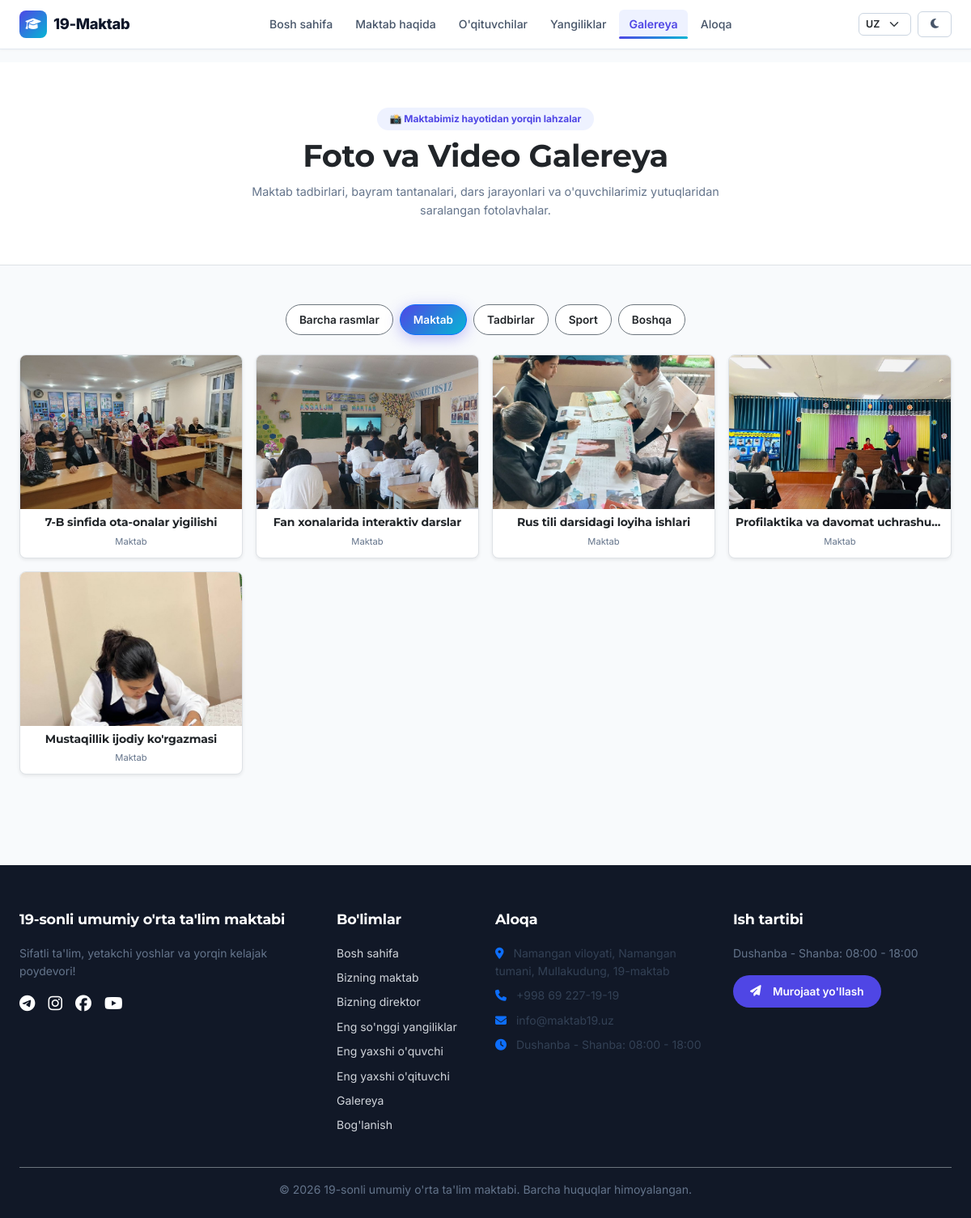
The page /gallery/?category=school on the database its author committed.
### apps/core/models.py (models this page shows, shortened)
class GalleryImage(models.Model):
    CATEGORY_CHOICES = [
        ('school', 'Maktab'),
        ('events', 'Tadbirlar'),
        ('sports', 'Sport'),
        ('other', 'Boshqa'),
    ]
    title = models.CharField(max_length=200, verbose_name="Rasm nomi")
    image = models.ImageField(upload_to='gallery/', verbose_name="Rasm fayli")
    category = models.CharField(max_length=50, choices=CATEGORY_CHOICES, default='school', verbose_name="Kategoriya")
    order = models.PositiveIntegerField(default=0, verbose_name="Tartib raqami")
    is_active = models.BooleanField(default=True, verbose_name="Faol")
    created_at = models.DateTimeField(auto_now_add=True, verbose_name="Yuklangan vaqti")
    class Meta:
        verbose_name = 'Galereya rasmi'
        verbose_name_plural = 'Galereya rasmlari'
        ordering = ['order', '-created_at']

class SiteSettings(models.Model):
    school_name = models.CharField(max_length=200, verbose_name="Maktab nomi (UZ)")
    school_name_ru = models.CharField(max_length=200, blank=True, verbose_name="Maktab nomi (RU)")
    school_name_en = models.CharField(max_length=200, blank=True, verbose_name="Maktab nomi (EN)")
    tagline = models.CharField(max_length=300, blank=True, verbose_name="Shior (UZ)")
    tagline_ru = models.CharField(max_length=300, blank=True, verbose_name="Shior (RU)")
    tagline_en = models.CharField(max_length=300, blank=True, verbose_name="Shior (EN)")
    hero_image = models.ImageField(upload_to='site/', blank=True, null=True, verbose_name="Bosh sahifa rasmi")
    about_text = models.TextField(blank=True, verbose_name="Maktab haqida (UZ)")
    about_text_ru = models.TextField(blank=True, verbose_name="Maktab haqida (RU)")
    about_text_en = models.TextField(blank=True, verbose_name="Maktab haqida (EN)")
    director_name = models.CharField(max_length=200, blank=True, verbose_name="Direktor F.I.Sh")
    director_message = models.TextField(blank=True, verbose_name="Direktor murojaati")
    director_photo = models.ImageField(upload_to='director/', blank=True, null=True, verbose_name="Direktor rasmi")
    phone = models.CharField(max_length=50, blank=True, verbose_name="Telefon raqam")
    email = models.EmailField(blank=True, verbose_name="Elektron pochta")
    address = models.TextField(blank=True, verbose_name="Manzil (UZ)")
    address_ru = models.TextField(blank=True, verbose_name="Manzil (RU)")
    address_en = models.TextField(blank=True, verbose_name="Manzil (EN)")
    working_hours = models.CharField(max_length=200, blank=True, verbose_name="Ish vaqti")
    facebook_url = models.URLField(blank=True, verbose_name="Facebook havolasi")
    telegram_url = models.URLField(blank=True, verbose_name="Telegram havolasi")
    instagram_url = models.URLField(blank=True, verbose_name="Instagram havolasi")
    youtube_url = models.URLField(blank=True, verbose_name="YouTube havolasi")
    primary_color = models.CharField(max_length=7, default='#4F46E5', verbose_name="Asosiy rang")
    secondary_color = models.CharField(max_length=7, default='#06B6D4', verbose_name="Qo'shimcha rang")
    accent_color = models.CharField(max_length=7, default='#FACC15', verbose_name="Urg'u rangi")
    class Meta:
        verbose_name = 'Sayt sozlamalari'
        verbose_name_plural = 'Sayt sozlamalari'
    @property
    def localized_name(self):
        lang = get_language() or 'uz'
        if lang.startswith('ru') and self.school_name_ru:
            return self.school_name_ru
        if lang.startswith('en') and self.school_name_en:
            return self.school_name_en
        return self.school_name
    @property
    def localized_tagline(self):
        lang = get_language() or 'uz'
        if lang.startswith('ru') and self.tagline_ru:
            return self.tagline_ru
        if lang.startswith('en') and self.tagline_en:
            return self.tagline_en
        return self.tagline
    @property
    def localized_address(self):
        lang = get_language() or 'uz'
        if lang.startswith('ru') and self.address_ru:
            return self.address_ru
        if lang.startswith('en') and self.address_en:
            return self.address_en
        return self.address

### apps/core/views.py (the view)
# urls.py: path('gallery/', views.gallery_view, name='gallery'),
def gallery_view(request):
    category = request.GET.get('category', 'all')
    images = GalleryImage.objects.filter(is_active=True)
    if category and category != 'all':
        images = images.filter(category=category)
    images = images.order_by('order', '-created_at')
    context = {
        'images': images,
        'current_category': category,
        'categories': GalleryImage.CATEGORY_CHOICES,
    }
    return render(request, 'gallery.html', context)

### templates/gallery.html (shortened to what this page needs)
{% extends 'base.html' %}
{% load i18n static %}
{% block content %}
<section class="py-5 bg-white border-bottom text-center">
  <div class="container py-2">
    <span class="badge rounded-pill px-3 py-2 mb-2" style="background:#EEF2FF; color:var(--primary,#4F46E5); font-weight:700; font-size:0.75rem;">
      📸 {% trans "Maktabimiz hayotidan yorqin lahzalar" %}
    </span>
    <h1 class="fw-bold mb-2 text-dark" style="font-size:clamp(1.6rem, 3.5vw, 2.4rem);">
      {% trans "Foto va Video Galereya" %}
    </h1>
    <p class="text-muted mx-auto mb-0" style="max-width:620px; font-size:0.9rem;">
      {% trans "Maktab tadbirlari, bayram tantanalari, dars jarayonlari va o'quvchilarimiz yutuqlaridan saralangan fotolavhalar." %}
    </p>
  </div>
</section>
<section class="py-5" style="background:#F8FAFC;">
  <div class="container">
    <div class="d-flex flex-wrap justify-content-center gap-2 mb-4">
      <a href="{% url 'gallery' %}"
         class="btn btn-sm rounded-pill px-3 py-2 fw-semibold {% if current_category == 'all' or not current_category %}btn-primary text-white{% else %}btn-outline-secondary bg-white text-dark{% endif %}">
        {% trans "Barcha rasmlar" %}
      </a>
      {% for slug, name in categories %}
      <a href="{% url 'gallery' %}?category={{ slug }}"
         class="btn btn-sm rounded-pill px-3 py-2 fw-semibold {% if current_category == slug %}btn-primary text-white{% else %}btn-outline-secondary bg-white text-dark{% endif %}">
        {{ name }}
      </a>
      {% endfor %}
    </div>
    <div class="row g-3">
      {% for item in images %}
      <div class="col-6 col-md-4 col-lg-3">
        <div class="gallery-card rounded-3 overflow-hidden shadow-sm bg-white border h-100 position-relative group">
          <div style="height: 190px; overflow:hidden;">
            <img src="{{ item.image.url }}" alt="{{ item.title }}"
                 class="w-100 h-100 object-fit-cover" loading="lazy" style="transition: transform 0.3s ease;">
          </div>
          <div class="p-2 text-center">
            <h6 class="small fw-bold mb-0 text-dark text-truncate">{{ item.title }}</h6>
            <small class="text-muted" style="font-size:0.7rem;">{{ item.get_category_display }}</small>
          </div>
        </div>
      </div>
      {% endfor %}
    </div>
  </div>
</section>
{% endblock %}

### templates/base.html (shortened to what this page needs)
{% load i18n static %}
<!DOCTYPE html>
<html lang="{{ LANGUAGE_CODE|default:'uz' }}">
<head>
    <link href="https://cdn.jsdelivr.net/npm/bootstrap@5.3.3/dist/css/bootstrap.min.css" rel="stylesheet">
    <link rel="stylesheet" href="https://cdnjs.cloudflare.com/ajax/libs/font-awesome/6.5.1/css/all.min.css">
    <link rel="stylesheet" href="{% static 'css/main.css' %}">
    <link rel="stylesheet" href="{% static 'css/style.css' %}">
</head>
<body>
    <header class="main-header sticky-top">
        <nav class="navbar navbar-expand-lg py-2">
            <div class="container">
                <a class="navbar-brand d-flex align-items-center gap-2" href="{% url 'home' %}">
                    <span class="brand-icon">
                        <i class="fas fa-graduation-cap"></i>
                    </span>
                    <span class="brand-name">19-Maktab</span>
                </a>
                <div class="collapse navbar-collapse" id="mainNavbar">
                    <ul class="navbar-nav mx-auto mb-2 mb-lg-0 align-items-lg-center">
                        <li class="nav-item">
                            <a class="nav-link {% if request.resolver_match.url_name == 'home' and not request.GET %}active{% endif %}" href="{% url 'home' %}">
                                {% trans "Bosh sahifa" %}
                            </a>
                        </li>
                        <li class="nav-item">
                            <a class="nav-link {% if request.resolver_match.url_name == 'about' %}active{% endif %}" href="{% url 'about' %}">
                                {% trans "Maktab haqida" %}
                            </a>
                        </li>
                        <li class="nav-item">
                            <a class="nav-link {% if 'teachers' in request.path %}active{% endif %}" href="{% url 'teachers:list' %}">
                                {% trans "O'qituvchilar" %}
                            </a>
                        </li>
                        <li class="nav-item">
                            <a class="nav-link {% if 'news' in request.path %}active{% endif %}" href="{% url 'news:list' %}">
                                {% trans "Yangiliklar" %}
                            </a>
                        </li>
                        <li class="nav-item">
                            <a class="nav-link {% if request.resolver_match.url_name == 'gallery' %}active{% endif %}" href="{% url 'gallery' %}">
                                {% trans "Galereya" %}
                            </a>
                        </li>
                        <li class="nav-item">
                            <a class="nav-link {% if 'contact' in request.path %}active{% endif %}" href="{% url 'contacts:contact' %}">
                                {% trans "Aloqa" %}
                            </a>
                        </li>
                    </ul>
                    <div class="d-flex align-items-center gap-2 mt-2 mt-lg-0">
                        {% get_current_language as CURRENT_LANGUAGE %}
                        <select id="languageSwitcher" class="form-select form-select-sm lang-select" aria-label="Til tanlash">
                            <option value="uz" {% if CURRENT_LANGUAGE == 'uz' %}selected{% endif %}>UZ</option>
                        </select>
                        <button id="darkModeToggle" class="btn btn-sm btn-theme-toggle" aria-label="Rejim" title="Light / Dark mode">
                            <i class="fas fa-moon" id="darkModeIcon"></i>
                        </button>
                    </div>
                </div>
            </div>
        </nav>
    </header>
    <main>
        {% block content %}{% endblock %}
    </main>
    <footer>
        <div class="container">
            <div class="row g-4 mb-4">
                <div class="col-lg-4 col-md-6">
                    <h5 class="footer-title">{{ site_settings.localized_name|default:"19-Maktab" }}</h5>
                    <p class="small text-muted">{{ site_settings.localized_tagline|default:"Zamonaviy ta'lim va ma'naviyat maskani." }}</p>
                    <div class="d-flex gap-3 mt-3">
                        {% if site_settings.telegram_url %}
                            <a href="{{ site_settings.telegram_url }}" target="_blank" class="text-white"><i class="fab fa-telegram fa-lg"></i></a>
                        {% endif %}
                        {% if site_settings.instagram_url %}
                            <a href="{{ site_settings.instagram_url }}" target="_blank" class="text-white"><i class="fab fa-instagram fa-lg"></i></a>
                        {% endif %}
                        {% if site_settings.facebook_url %}
                            <a href="{{ site_settings.facebook_url }}" target="_blank" class="text-white"><i class="fab fa-facebook fa-lg"></i></a>
                        {% endif %}
                        {% if site_settings.youtube_url %}
                            <a href="{{ site_settings.youtube_url }}" target="_blank" class="text-white"><i class="fab fa-youtube fa-lg"></i></a>
                        {% endif %}
                    </div>
                </div>
                <div class="col-lg-2 col-md-6">
                    <h5 class="footer-title">{% trans "Bo'limlar" %}</h5>
                    <ul class="list-unstyled small d-flex flex-column gap-2">
                        <li><a href="{% url 'home' %}">{% trans "Bosh sahifa" %}</a></li>
                        <li><a href="{% url 'home' %}#bizning-maktab">{% trans "Bizning maktab" %}</a></li>
                        <li><a href="{% url 'home' %}#bizning-direktor">{% trans "Bizning direktor" %}</a></li>
                        <li><a href="{% url 'home' %}#eng-yangiliklar">{% trans "Eng so'nggi yangiliklar" %}</a></li>
                        <li><a href="{% url 'home' %}#eng-yaxshi-oquvchi">{% trans "Eng yaxshi o'quvchi" %}</a></li>
                        <li><a href="{% url 'home' %}#eng-yaxshi-oqituvchi">{% trans "Eng yaxshi o'qituvchi" %}</a></li>
                        <li><a href="{% url 'gallery' %}">{% trans "Galereya" %}</a></li>
                        <li><a href="{% url 'contacts:contact' %}">{% trans "Bog'lanish" %}</a></li>
                    </ul>
                </div>
                <div class="col-lg-3 col-md-6">
                    <h5 class="footer-title">{% trans "Aloqa" %}</h5>
                    <ul class="list-unstyled small text-muted d-flex flex-column gap-2">
                        <li><i class="fas fa-map-marker-alt me-2 text-primary"></i> {{ site_settings.localized_address|default:"Namangan viloyati, Namangan tumani, Mullakudung, 19-maktab" }}</li>
                        <li><i class="fas fa-phone me-2 text-primary"></i> {{ site_settings.phone|default:"+998 69 227-19-19" }}</li>
                        <li><i class="fas fa-envelope me-2 text-primary"></i> {{ site_settings.email|default:"info@maktab19.uz" }}</li>
                        <li><i class="fas fa-clock me-2 text-primary"></i> {{ site_settings.working_hours|default:"08:00 - 18:00" }}</li>
                    </ul>
                </div>
                <div class="col-lg-3 col-md-6">
                    <h5 class="footer-title">{% trans "Ish tartibi" %}</h5>
                    <p class="small text-muted">{{ site_settings.working_hours|default:"Dushanba - Shanba: 08:00 - 18:00" }}</p>
                    <a href="{% url 'contacts:contact' %}" class="btn btn-sm text-white" style="background-color: var(--primary);">
                        <i class="fas fa-paper-plane me-1"></i> {% trans "Murojaat yo'llash" %}
                    </a>
                </div>
            </div>
            <div class="border-top border-secondary pt-3 text-center small text-muted">
                &copy; {% now "Y" %} {{ site_settings.localized_name|default:"19-Maktab" }}. {% trans "Barcha huquqlar himoyalangan." %}
            </div>
        </div>
    </footer>
</body>
</html>

### rows shown on the page
GalleryImage: image (picture), title "7-B sinfida ota-onalar yigilishi", category "Maktab"
GalleryImage: image (picture), title "Fan xonalarida interaktiv darslar", category "Maktab"
GalleryImage: image (picture), title "Rus tili darsidagi loyiha ishlari", category "Maktab"
GalleryImage: image (picture), title "Profilaktika va davomat uchrashu…", category "Maktab"
GalleryImage: image (picture), title "Mustaqillik ijodiy ko'rgazmasi", category "Maktab"
SiteSettings: localized_name "19-sonli umumiy o'rta ta'lim maktabi", localized_tagline "Sifatli ta'lim, yetakchi yoshlar va yorqin kelajak poydevori!", localized_address "Namangan viloyati, Namangan tumani, Mullakudung, 19-maktab", phone "+998 69 227-19-19", email "info@maktab19.uz", working_hours "Dushanba - Shanba: 08:00 - 18:00"

### other values the page prints
{{ name }} "Maktab" "Tadbirlar" "Sport" "Boshqa"
